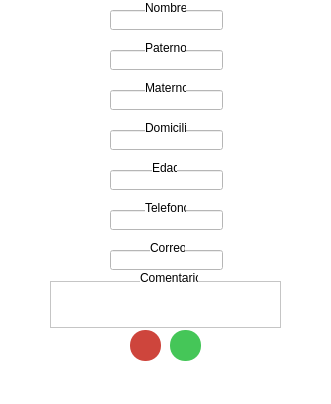
<?xml version="1.0" encoding="UTF-8"?>
<ui version="4.0">
 <class>MainWindow</class>
 <widget class="QMainWindow" name="MainWindow">
  <property name="geometry">
   <rect>
    <x>0</x>
    <y>0</y>
    <width>331</width>
    <height>404</height>
   </rect>
  </property>
  <property name="windowTitle">
   <string>MainWindow</string>
  </property>
  <property name="styleSheet">
   <string notr="true">background-color: rgb(255, 255, 255);</string>
  </property>
  <widget class="QWidget" name="centralwidget">
   <widget class="QWidget" name="widget" native="true">
    <property name="geometry">
     <rect>
      <x>0</x>
      <y>-20</y>
      <width>371</width>
      <height>441</height>
     </rect>
    </property>
    <property name="styleSheet">
     <string notr="true"/>
    </property>
    <widget class="QLineEdit" name="lineNombre">
     <property name="geometry">
      <rect>
       <x>110</x>
       <y>30</y>
       <width>113</width>
       <height>20</height>
      </rect>
     </property>
    </widget>
    <widget class="QLineEdit" name="linePaterno">
     <property name="geometry">
      <rect>
       <x>110</x>
       <y>70</y>
       <width>113</width>
       <height>20</height>
      </rect>
     </property>
    </widget>
    <widget class="QLineEdit" name="lineMaterno">
     <property name="geometry">
      <rect>
       <x>110</x>
       <y>110</y>
       <width>113</width>
       <height>20</height>
      </rect>
     </property>
    </widget>
    <widget class="QLineEdit" name="lineDomicilio">
     <property name="geometry">
      <rect>
       <x>110</x>
       <y>150</y>
       <width>113</width>
       <height>20</height>
      </rect>
     </property>
    </widget>
    <widget class="QLineEdit" name="lineEdad">
     <property name="geometry">
      <rect>
       <x>110</x>
       <y>190</y>
       <width>113</width>
       <height>20</height>
      </rect>
     </property>
    </widget>
    <widget class="QLineEdit" name="lineTelefono">
     <property name="geometry">
      <rect>
       <x>110</x>
       <y>230</y>
       <width>113</width>
       <height>20</height>
      </rect>
     </property>
    </widget>
    <widget class="QLineEdit" name="lineCorreo">
     <property name="geometry">
      <rect>
       <x>110</x>
       <y>270</y>
       <width>113</width>
       <height>20</height>
      </rect>
     </property>
    </widget>
    <widget class="QLabel" name="label">
     <property name="geometry">
      <rect>
       <x>145</x>
       <y>20</y>
       <width>41</width>
       <height>16</height>
      </rect>
     </property>
     <property name="styleSheet">
      <string notr="true"/>
     </property>
     <property name="text">
      <string>Nombre</string>
     </property>
    </widget>
    <widget class="QLabel" name="label_2">
     <property name="geometry">
      <rect>
       <x>145</x>
       <y>60</y>
       <width>41</width>
       <height>16</height>
      </rect>
     </property>
     <property name="text">
      <string>Paterno</string>
     </property>
    </widget>
    <widget class="QLabel" name="label_3">
     <property name="geometry">
      <rect>
       <x>145</x>
       <y>100</y>
       <width>41</width>
       <height>16</height>
      </rect>
     </property>
     <property name="text">
      <string>Materno</string>
     </property>
    </widget>
    <widget class="QLabel" name="label_4">
     <property name="geometry">
      <rect>
       <x>145</x>
       <y>140</y>
       <width>41</width>
       <height>16</height>
      </rect>
     </property>
     <property name="text">
      <string>Domicilio</string>
     </property>
    </widget>
    <widget class="QLabel" name="label_5">
     <property name="geometry">
      <rect>
       <x>152</x>
       <y>180</y>
       <width>25</width>
       <height>16</height>
      </rect>
     </property>
     <property name="text">
      <string>Edad</string>
     </property>
    </widget>
    <widget class="QLabel" name="label_6">
     <property name="geometry">
      <rect>
       <x>145</x>
       <y>220</y>
       <width>41</width>
       <height>16</height>
      </rect>
     </property>
     <property name="text">
      <string>Telefono</string>
     </property>
    </widget>
    <widget class="QLabel" name="label_7">
     <property name="geometry">
      <rect>
       <x>150</x>
       <y>260</y>
       <width>35</width>
       <height>16</height>
      </rect>
     </property>
     <property name="text">
      <string>Correo</string>
     </property>
    </widget>
    <widget class="QLabel" name="label_8">
     <property name="geometry">
      <rect>
       <x>140</x>
       <y>290</y>
       <width>58</width>
       <height>16</height>
      </rect>
     </property>
     <property name="text">
      <string>Comentario</string>
     </property>
    </widget>
    <widget class="QPushButton" name="buttonActualizar">
     <property name="geometry">
      <rect>
       <x>170</x>
       <y>350</y>
       <width>31</width>
       <height>31</height>
      </rect>
     </property>
     <property name="styleSheet">
      <string notr="true">background-color: rgb(69, 198, 88);
border-radius: 15px;</string>
     </property>
     <property name="text">
      <string/>
     </property>
     <property name="icon">
      <iconset>
       <normaloff>Icon/marcar.png</normaloff>Icon/marcar.png</iconset>
     </property>
     <property name="iconSize">
      <size>
       <width>20</width>
       <height>20</height>
      </size>
     </property>
    </widget>
    <widget class="QPushButton" name="buttonCancel">
     <property name="geometry">
      <rect>
       <x>130</x>
       <y>350</y>
       <width>31</width>
       <height>31</height>
      </rect>
     </property>
     <property name="styleSheet">
      <string notr="true">background-color: rgb(206, 69, 60);
border-radius: 15px;</string>
     </property>
     <property name="text">
      <string/>
     </property>
     <property name="icon">
      <iconset>
       <normaloff>Icon/cross.png</normaloff>Icon/cross.png</iconset>
     </property>
     <property name="iconSize">
      <size>
       <width>20</width>
       <height>20</height>
      </size>
     </property>
     <property name="autoDefault">
      <bool>false</bool>
     </property>
     <property name="flat">
      <bool>false</bool>
     </property>
    </widget>
    <widget class="QTextEdit" name="textComentario">
     <property name="geometry">
      <rect>
       <x>50</x>
       <y>301</y>
       <width>231</width>
       <height>47</height>
      </rect>
     </property>
    </widget>
    <zorder>lineNombre</zorder>
    <zorder>linePaterno</zorder>
    <zorder>lineMaterno</zorder>
    <zorder>lineDomicilio</zorder>
    <zorder>lineEdad</zorder>
    <zorder>lineTelefono</zorder>
    <zorder>lineCorreo</zorder>
    <zorder>label</zorder>
    <zorder>label_2</zorder>
    <zorder>label_3</zorder>
    <zorder>label_4</zorder>
    <zorder>label_5</zorder>
    <zorder>label_6</zorder>
    <zorder>label_7</zorder>
    <zorder>buttonActualizar</zorder>
    <zorder>buttonCancel</zorder>
    <zorder>textComentario</zorder>
    <zorder>label_8</zorder>
   </widget>
  </widget>
  <widget class="QMenuBar" name="menubar">
   <property name="geometry">
    <rect>
     <x>0</x>
     <y>0</y>
     <width>331</width>
     <height>21</height>
    </rect>
   </property>
  </widget>
  <widget class="QStatusBar" name="statusbar"/>
 </widget>
 <resources/>
 <connections/>
</ui>
